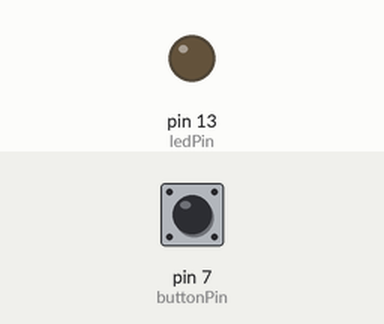
The sketch below on a simulated Arduino Uno, built with avr-gcc and run on an emulated ATmega328P. Parts: output pins drawn as LEDs (lit = HIGH). The inputs (shaded band) are chosen by the test bench; at power-on: pin 7 (buttonPin) LOW.

Above: at 1.2 s.
1.3 s: pin 7 (buttonPin) pulled HIGH for 0.15 s
At 1.37 s:
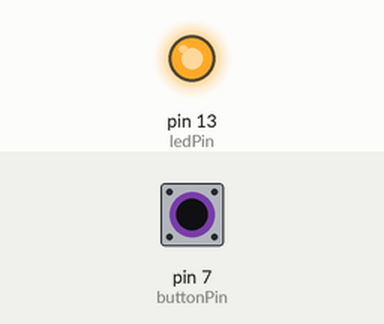
2.9 s: pin 7 (buttonPin) pulled HIGH for 3.2 s
At 7.0 s:
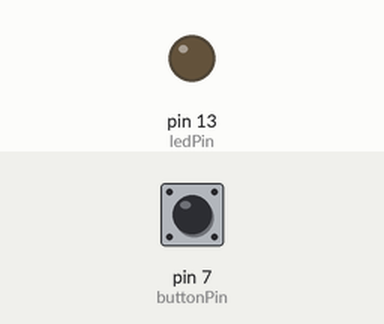
Timing chart, 0 to 8.5 s (numbered marks = the images above; inputs shaded):
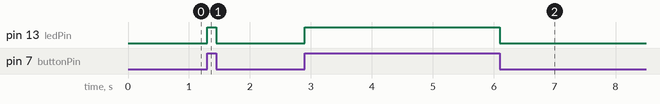

Measured:
- after the input at 1.3 s, pin 13 (ledPin): LOW → HIGH at once, → LOW 0.15 s later
- after the input at 2.9 s, pin 13 (ledPin): LOW → HIGH at once, → LOW 3.2 s later

The sketch:

glorious_luulia_waasa1.ino
```cpp
int buttonPin=7;
int ledPin=13;
int status=0;

void setup()
{
	pinMode(ledPin,OUTPUT);
	pinMode(buttonPin,INPUT);
}

void loop()
{
    status=digitalRead(buttonPin);
    digitalWrite(ledPin,status);
}
```
